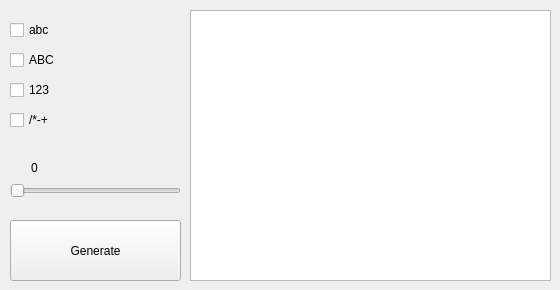
<?xml version="1.0" encoding="UTF-8"?>
<ui version="4.0">
 <class>MainWindow</class>
 <widget class="QMainWindow" name="MainWindow">
  <property name="geometry">
   <rect>
    <x>0</x>
    <y>0</y>
    <width>560</width>
    <height>290</height>
   </rect>
  </property>
  <property name="windowTitle">
   <string>PassGen</string>
  </property>
  <property name="windowOpacity">
   <double>-1.000000000000000</double>
  </property>
  <property name="locale">
   <locale language="English" country="UnitedStates"/>
  </property>
  <widget class="QWidget" name="centralwidget">
   <widget class="QPushButton" name="btn_gen">
    <property name="geometry">
     <rect>
      <x>10</x>
      <y>220</y>
      <width>171</width>
      <height>61</height>
     </rect>
    </property>
    <property name="text">
     <string>Generate</string>
    </property>
   </widget>
   <widget class="QListView" name="lst_pswd">
    <property name="geometry">
     <rect>
      <x>190</x>
      <y>10</y>
      <width>361</width>
      <height>271</height>
     </rect>
    </property>
   </widget>
   <widget class="QCheckBox" name="chckbx_abc">
    <property name="geometry">
     <rect>
      <x>10</x>
      <y>20</y>
      <width>76</width>
      <height>20</height>
     </rect>
    </property>
    <property name="text">
     <string>abc</string>
    </property>
   </widget>
   <widget class="QCheckBox" name="chckbx_ABC">
    <property name="geometry">
     <rect>
      <x>10</x>
      <y>50</y>
      <width>76</width>
      <height>20</height>
     </rect>
    </property>
    <property name="text">
     <string>ABC</string>
    </property>
   </widget>
   <widget class="QCheckBox" name="chckbx_spec">
    <property name="geometry">
     <rect>
      <x>10</x>
      <y>110</y>
      <width>76</width>
      <height>20</height>
     </rect>
    </property>
    <property name="text">
     <string>/*-+</string>
    </property>
   </widget>
   <widget class="QCheckBox" name="chckbx_123">
    <property name="geometry">
     <rect>
      <x>10</x>
      <y>80</y>
      <width>76</width>
      <height>20</height>
     </rect>
    </property>
    <property name="text">
     <string>123</string>
    </property>
   </widget>
   <widget class="QSlider" name="sl_qnt">
    <property name="geometry">
     <rect>
      <x>10</x>
      <y>180</y>
      <width>171</width>
      <height>22</height>
     </rect>
    </property>
    <property name="orientation">
     <enum>Qt::Horizontal</enum>
    </property>
   </widget>
   <widget class="QLabel" name="lbl_qnt">
    <property name="geometry">
     <rect>
      <x>10</x>
      <y>160</y>
      <width>49</width>
      <height>16</height>
     </rect>
    </property>
    <property name="text">
     <string>0</string>
    </property>
    <property name="alignment">
     <set>Qt::AlignCenter</set>
    </property>
   </widget>
  </widget>
 </widget>
 <resources/>
 <connections/>
</ui>
